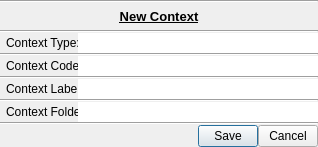
<?xml version="1.0" encoding="UTF-8"?>
<ui version="4.0">
 <class>dial_context</class>
 <widget class="QDialog" name="dial_context">
  <property name="geometry">
   <rect>
    <x>0</x>
    <y>0</y>
    <width>318</width>
    <height>147</height>
   </rect>
  </property>
  <property name="windowTitle">
   <string>Context</string>
  </property>
  <layout class="QGridLayout" name="gridLayout">
   <property name="margin">
    <number>0</number>
   </property>
   <property name="spacing">
    <number>0</number>
   </property>
   <item row="6" column="0">
    <widget class="Line" name="line_5">
     <property name="orientation">
      <enum>Qt::Horizontal</enum>
     </property>
    </widget>
   </item>
   <item row="11" column="0">
    <layout class="QHBoxLayout" name="hl_buttons">
     <property name="spacing">
      <number>0</number>
     </property>
     <item>
      <spacer name="horizontalSpacer">
       <property name="orientation">
        <enum>Qt::Horizontal</enum>
       </property>
       <property name="sizeHint" stdset="0">
        <size>
         <width>40</width>
         <height>20</height>
        </size>
       </property>
      </spacer>
     </item>
     <item>
      <widget class="QPushButton" name="pb_save">
       <property name="minimumSize">
        <size>
         <width>60</width>
         <height>0</height>
        </size>
       </property>
       <property name="maximumSize">
        <size>
         <width>60</width>
         <height>16777215</height>
        </size>
       </property>
       <property name="text">
        <string>Save</string>
       </property>
       <property name="autoDefault">
        <bool>true</bool>
       </property>
       <property name="flat">
        <bool>false</bool>
       </property>
      </widget>
     </item>
     <item>
      <widget class="QPushButton" name="pb_cancel">
       <property name="minimumSize">
        <size>
         <width>60</width>
         <height>0</height>
        </size>
       </property>
       <property name="maximumSize">
        <size>
         <width>60</width>
         <height>16777215</height>
        </size>
       </property>
       <property name="text">
        <string>Cancel</string>
       </property>
       <property name="autoDefault">
        <bool>true</bool>
       </property>
       <property name="flat">
        <bool>false</bool>
       </property>
      </widget>
     </item>
    </layout>
   </item>
   <item row="2" column="0">
    <widget class="Line" name="line_2">
     <property name="orientation">
      <enum>Qt::Horizontal</enum>
     </property>
    </widget>
   </item>
   <item row="1" column="0">
    <widget class="QLabel" name="l_newContext">
     <property name="font">
      <font>
       <pointsize>10</pointsize>
       <weight>75</weight>
       <bold>true</bold>
       <underline>true</underline>
      </font>
     </property>
     <property name="text">
      <string>New Context</string>
     </property>
     <property name="alignment">
      <set>Qt::AlignCenter</set>
     </property>
    </widget>
   </item>
   <item row="10" column="0">
    <widget class="Line" name="line_3">
     <property name="orientation">
      <enum>Qt::Horizontal</enum>
     </property>
    </widget>
   </item>
   <item row="0" column="0">
    <widget class="Line" name="line">
     <property name="orientation">
      <enum>Qt::Horizontal</enum>
     </property>
    </widget>
   </item>
   <item row="3" column="0">
    <layout class="QHBoxLayout" name="hl_contextType">
     <property name="leftMargin">
      <number>6</number>
     </property>
     <property name="rightMargin">
      <number>0</number>
     </property>
     <item>
      <widget class="QLabel" name="l_contextType">
       <property name="minimumSize">
        <size>
         <width>72</width>
         <height>0</height>
        </size>
       </property>
       <property name="maximumSize">
        <size>
         <width>72</width>
         <height>16777215</height>
        </size>
       </property>
       <property name="text">
        <string>Context Type: </string>
       </property>
      </widget>
     </item>
     <item>
      <widget class="QLineEdit" name="le_contextType">
       <property name="mouseTracking">
        <bool>false</bool>
       </property>
       <property name="focusPolicy">
        <enum>Qt::StrongFocus</enum>
       </property>
       <property name="frame">
        <bool>false</bool>
       </property>
       <property name="echoMode">
        <enum>QLineEdit::Normal</enum>
       </property>
      </widget>
     </item>
    </layout>
   </item>
   <item row="5" column="0">
    <layout class="QHBoxLayout" name="hl_contextCode">
     <property name="leftMargin">
      <number>6</number>
     </property>
     <property name="rightMargin">
      <number>0</number>
     </property>
     <item>
      <widget class="QLabel" name="l_contextCode">
       <property name="minimumSize">
        <size>
         <width>72</width>
         <height>0</height>
        </size>
       </property>
       <property name="maximumSize">
        <size>
         <width>72</width>
         <height>16777215</height>
        </size>
       </property>
       <property name="text">
        <string>Context Code: </string>
       </property>
      </widget>
     </item>
     <item>
      <widget class="QLineEdit" name="le_contextCode">
       <property name="mouseTracking">
        <bool>false</bool>
       </property>
       <property name="focusPolicy">
        <enum>Qt::StrongFocus</enum>
       </property>
       <property name="frame">
        <bool>false</bool>
       </property>
       <property name="echoMode">
        <enum>QLineEdit::Normal</enum>
       </property>
      </widget>
     </item>
    </layout>
   </item>
   <item row="4" column="0">
    <widget class="Line" name="line_4">
     <property name="orientation">
      <enum>Qt::Horizontal</enum>
     </property>
    </widget>
   </item>
   <item row="7" column="0">
    <layout class="QHBoxLayout" name="hl_contextLabel">
     <property name="leftMargin">
      <number>6</number>
     </property>
     <property name="rightMargin">
      <number>0</number>
     </property>
     <item>
      <widget class="QLabel" name="l_contextLabel">
       <property name="minimumSize">
        <size>
         <width>72</width>
         <height>0</height>
        </size>
       </property>
       <property name="maximumSize">
        <size>
         <width>72</width>
         <height>16777215</height>
        </size>
       </property>
       <property name="text">
        <string>Context Label: </string>
       </property>
      </widget>
     </item>
     <item>
      <widget class="QLineEdit" name="le_contextLabel">
       <property name="mouseTracking">
        <bool>false</bool>
       </property>
       <property name="focusPolicy">
        <enum>Qt::StrongFocus</enum>
       </property>
       <property name="frame">
        <bool>false</bool>
       </property>
       <property name="echoMode">
        <enum>QLineEdit::Normal</enum>
       </property>
      </widget>
     </item>
    </layout>
   </item>
   <item row="9" column="0">
    <layout class="QHBoxLayout" name="hl_contextFolder">
     <property name="leftMargin">
      <number>6</number>
     </property>
     <property name="rightMargin">
      <number>0</number>
     </property>
     <item>
      <widget class="QLabel" name="l_contextFolder">
       <property name="minimumSize">
        <size>
         <width>72</width>
         <height>0</height>
        </size>
       </property>
       <property name="maximumSize">
        <size>
         <width>72</width>
         <height>16777215</height>
        </size>
       </property>
       <property name="text">
        <string>Context Folder: </string>
       </property>
      </widget>
     </item>
     <item>
      <widget class="QLineEdit" name="le_contextFolder">
       <property name="mouseTracking">
        <bool>false</bool>
       </property>
       <property name="focusPolicy">
        <enum>Qt::StrongFocus</enum>
       </property>
       <property name="frame">
        <bool>false</bool>
       </property>
       <property name="echoMode">
        <enum>QLineEdit::Normal</enum>
       </property>
      </widget>
     </item>
    </layout>
   </item>
   <item row="8" column="0">
    <widget class="Line" name="line_6">
     <property name="orientation">
      <enum>Qt::Horizontal</enum>
     </property>
    </widget>
   </item>
  </layout>
 </widget>
 <tabstops>
  <tabstop>le_contextType</tabstop>
  <tabstop>le_contextCode</tabstop>
  <tabstop>pb_save</tabstop>
  <tabstop>pb_cancel</tabstop>
 </tabstops>
 <resources/>
 <connections/>
</ui>
